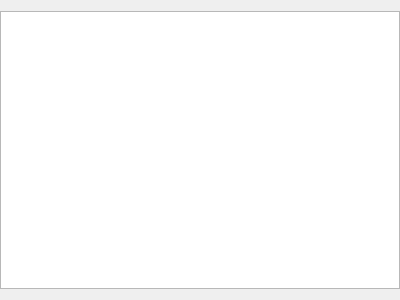
<?xml version="1.0" encoding="UTF-8"?>
<ui version="4.0">
 <class>ActionWizardFertPageClass</class>
 <widget class="QWizardPage" name="ActionWizardFertPageClass">
  <property name="geometry">
   <rect>
    <x>0</x>
    <y>0</y>
    <width>400</width>
    <height>300</height>
   </rect>
  </property>
  <property name="windowTitle">
   <string notr="true">Form</string>
  </property>
  <property name="title">
   <string>Fertilizing</string>
  </property>
  <property name="subTitle">
   <string>add ...</string>
  </property>
  <layout class="QVBoxLayout" name="verticalLayout">
   <property name="leftMargin">
    <number>0</number>
   </property>
   <property name="rightMargin">
    <number>0</number>
   </property>
   <item>
    <widget class="QTableView" name="tableViewFert">
     <property name="sortingEnabled">
      <bool>true</bool>
     </property>
    </widget>
   </item>
  </layout>
 </widget>
 <resources/>
 <connections/>
</ui>
